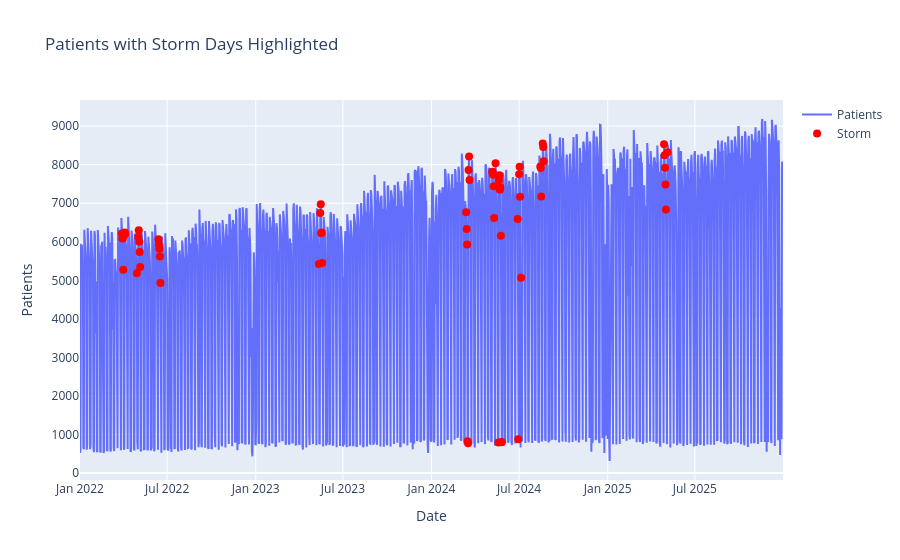

Notebook source saved alongside this figure:
### Code cell
import plotly.graph_objects as go
import nbformat
daily_total = merged_data.groupby("Date")["patient_count"].sum()
storm_info = merged_data.groupby("Date")["Impact"].max()
storm_dates = storm_info[storm_info > 0].index

fig = go.Figure()

fig.add_trace(go.Scatter(
    x=daily_total.index,
    y=daily_total.values,
    mode="lines",
    name="Patients"
))

fig.add_trace(go.Scatter(
    x=storm_dates,
    y=daily_total.loc[storm_dates],
    mode="markers",
    name="Storm",
    marker=dict(color="red", size=8),
    text=[f"Impact: {storm_info.loc[d]}" for d in storm_dates],
    hovertemplate="Date: %{x}<br>Patients: %{y}<br>%{text}<extra></extra>"
))

fig.update_layout(
    title="Patients with Storm Days Highlighted",
    xaxis_title="Date",
    yaxis_title="Patients"
)

fig.show()

### Figure 1 — Plotly figure (JSON) as saved in the notebook; plotly's stock layout.template omitted (floating-point values rounded to 4 significant figures; data arrays with more than 128 entries replaced by an {"elided": "..."} marker saying what was removed)
{"data": [{"mode": "lines", "name": "Patients", "type": "scatter", "x": {"elided": "1461 str values"}, "y": {"elided": "1461 int values"}}, {"hovertemplate": "Date: %{x}<br>Patients: %{y}<br>%{text}<extra></extra>", "marker": {"color": "red", "size": 8}, "mode": "markers", "name": "Storm", "text": ["Impact: 3.0", "Impact: 3.0", "Impact: 3.0", "Impact: 3.0", "Impact: 3.0", "Impact: 3.0", "Impact: 3.0", "Impact: 3.0", "Impact: 3.0", "Impact: 3.0", "Impact: 3.0", "Impact: 3.0", "Impact: 3.0", "Impact: 3.0", "Impact: 3.0", "Impact: 3.0", "Impact: 3.0", "Impact: 3.0", "Impact: 3.0", "Impact: 3.0", "Impact: 3.0", "Impact: 3.0", "Impact: 3.0", "Impact: 4.0", "Impact: 4.0", "Impact: 4.0", "Impact: 4.0", "Impact: 4.0", "Impact: 4.0", "Impact: 4.0", "Impact: 4.0", "Impact: 2.0", "Impact: 2.0", "Impact: 2.0", "Impact: 2.0", "Impact: 2.0", "Impact: 2.0", "Impact: 2.0", "Impact: 2.0", "Impact: 2.0", "Impact: 2.0", "Impact: 2.0", "Impact: 2.0", "Impact: 2.0", "Impact: 2.0", "Impact: 2.0", "Impact: 1.0", "Impact: 2.0", "Impact: 2.0", "Impact: 2.0", "Impact: 2.0", "Impact: 1.0", "Impact: 1.0", "Impact: 1.0", "Impact: 1.0", "Impact: 1.0", "Impact: 1.0", "Impact: 2.0", "Impact: 2.0", "Impact: 2.0", "Impact: 2.0", "Impact: 2.0", "Impact: 2.0"], "type": "scatter", "x": ["2022-03-29T00:00:00.000000", "2022-03-30T00:00:00.000000", "2022-03-31T00:00:00.000000", "2022-04-01T00:00:00.000000", "2022-04-04T00:00:00.000000", "2022-04-05T00:00:00.000000", "2022-04-29T00:00:00.000000", "2022-05-02T00:00:00.000000", "2022-05-03T00:00:00.000000", "2022-05-04T00:00:00.000000", "2022-05-05T00:00:00.000000", "2022-05-06T00:00:00.000000", "2022-06-13T00:00:00.000000", "2022-06-14T00:00:00.000000", "2022-06-15T00:00:00.000000", "2022-06-16T00:00:00.000000", "2022-06-17T00:00:00.000000", "2023-05-12T00:00:00.000000", "2023-05-15T00:00:00.000000", "2023-05-16T00:00:00.000000", "2023-05-17T00:00:00.000000", "2023-05-18T00:00:00.000000", "2023-05-19T00:00:00.000000", "2024-03-13T00:00:00.000000", "2024-03-14T00:00:00.000000", "2024-03-15T00:00:00.000000", "2024-03-16T00:00:00.000000", "2024-03-17T00:00:00.000000", "2024-03-18T00:00:00.000000", "2024-03-19T00:00:00.000000", "2024-03-20T00:00:00.000000", "2024-05-06T00:00:00.000000", "2024-05-07T00:00:00.000000", "2024-05-08T00:00:00.000000", "2024-05-09T00:00:00.000000", "2024-05-10T00:00:00.000000", "2024-05-13T00:00:00.000000", "2024-05-19T00:00:00.000000", "2024-05-20T00:00:00.000000", "2024-05-21T00:00:00.000000", "2024-05-22T00:00:00.000000", "2024-05-23T00:00:00.000000", "2024-05-24T00:00:00.000000", "2024-05-25T00:00:00.000000", "2024-05-26T00:00:00.000000", "2024-06-28T00:00:00.000000", "2024-06-29T00:00:00.000000", "2024-07-01T00:00:00.000000", "2024-07-02T00:00:00.000000", "2024-07-03T00:00:00.000000", "2024-07-05T00:00:00.000000", "2024-08-14T00:00:00.000000", "2024-08-15T00:00:00.000000", "2024-08-16T00:00:00.000000", "2024-08-19T00:00:00.000000", "2024-08-20T00:00:00.000000", "2024-08-21T00:00:00.000000", "2025-04-28T00:00:00.000000", "2025-04-29T00:00:00.000000", "2025-04-30T00:00:00.000000", "2025-05-01T00:00:00.000000", "2025-05-02T00:00:00.000000", "2025-05-05T00:00:00.000000"], "y": [6216, 6085, 6099, 5273, 6238, 6201, 5183, 6122, 6297, 6004, 5738, 5349, 6064, 5931, 5822, 5615, 4933, 5425, 6747, 6974, 6223, 6240, 5448, 6768, 6329, 5930, 822, 774, 7860, 8212, 7601, 7811, 7816, 7740, 7439, 6616, 8041, 794, 7595, 7724, 7349, 7414, 6158, 808, 798, 6594, 876, 7753, 7947, 7166, 5070, 7953, 7913, 7172, 8553, 8458, 8092, 8528, 8245, 7919, 7489, 6838, 8321]}], "layout": {"title": {"text": "Patients with Storm Days Highlighted"}, "xaxis": {"title": {"text": "Date"}}, "yaxis": {"title": {"text": "Patients"}}}}
